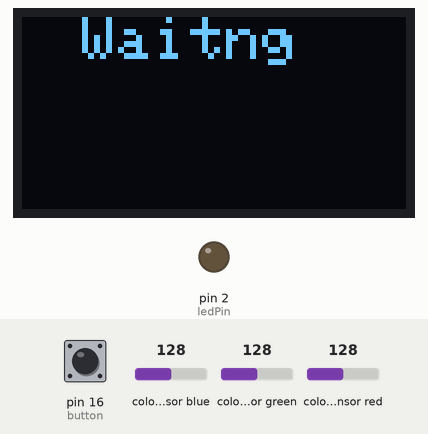
A sketch run on a simulated Arduino Uno, built with avr-gcc and run on an emulated ATmega328P. Parts: 128×64 one-colour display, output pins drawn as LEDs (lit = HIGH). The test bench sets the inputs (shaded band); at power-on: pin 16 (button) HIGH, colour sensor blue 128, colour sensor green 128, colour sensor red 128. What the sketch prints to the serial monitor is not drawn.

Above: at 1.2 s.
1.3 s: pin 16 (button) pulled LOW for 0.15 s
At 2.7 s:
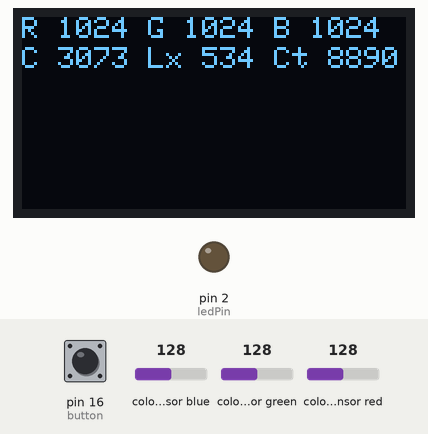
At 3.23 s:
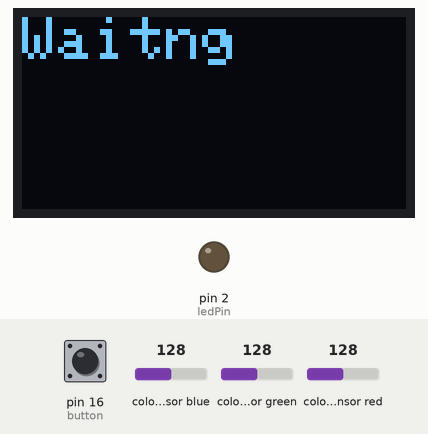
4.4 s: pin 16 (button) pulled LOW for 3.2 s
At 31.3 s:
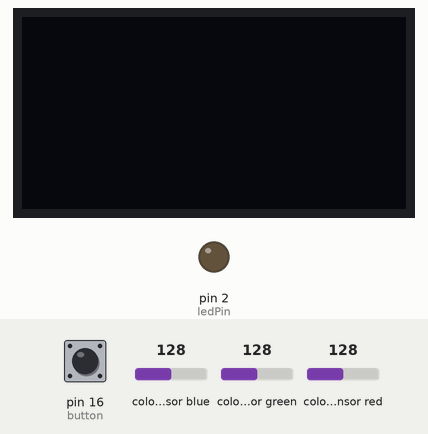
Timing chart, 0 to 31.9 s (numbered marks = the images above; inputs shaded):
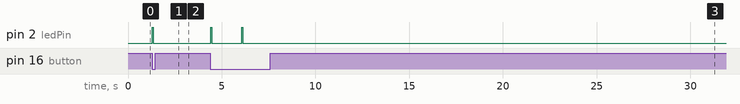

Measured:
- after the input at 1.3 s, pin 2 (ledPin): LOW → HIGH at once, → LOW 0.05 s later
- after the input at 4.4 s, pin 2 (ledPin): alternates HIGH for 0.05 s and LOW for 1.6 s, 4 changes in all, then stays LOW, starting at once
- what the display in image 1 shows lasts 1.6 s, from 1.5 s to 3.1 s

The sketch:

Windows_oled2.ino
```cpp
// ten kod dziala z wemosem OLED i TCs34725
// led podlaczamy pod D4 - bo to jest pin 2 dla proca w wemos !!
// i2c d1/d2 w wemos
// D0 w wemos to ptzycisk pomiaru - jak masa to mierzy
#include <Adafruit_GFX.h>
#include <Adafruit_SSD1306.h>
#include <Adafruit_TCS34725.h>
#define OLED_RESET 0  // GPIO0
const int ledPin = 2;
int button = 16; // push button is connected
int temp = 0;    // temporary variable for reading the button pin statu
int wygas= 0;   //zmienna wygaszacza
word czas=0;    // zmienna wylaczajaca wygaszacz
Adafruit_SSD1306 OLED(OLED_RESET);
Adafruit_TCS34725 tcs = Adafruit_TCS34725(TCS34725_INTEGRATIONTIME_700MS, TCS34725_GAIN_1X);


void setup()   {
  Serial.begin(115200);
  if (tcs.begin()) {
    Serial.println("OK sensorr");
  } else {
    Serial.println("No sensor found ... check device");
  while (1);
  }

  OLED.begin();
  OLED.clearDisplay();

  //Add stuff into the 'display buffer'
  OLED.setTextWrap(false);
  OLED.setTextSize(1);
  OLED.setTextColor(WHITE);

}

void loop() {
uint16_t r, g, b, c, colorTemp, lux;
temp = digitalRead(button);   // kiepskie ale sprawdzenie czy przycisk wycisnieto - uwaga brak redukcji dgran styku !
if (temp == 0) {
    wygas=0;
    czas=0;
    OLED.setTextWrap(false);
    OLED.setTextSize(1);
    OLED.setTextColor(WHITE);
    OLED.stopscroll();
    analogWrite(ledPin, 270);
    delay(3);
    tcs.getRawData(&r, &g, &b, &c);
    colorTemp = tcs.calculateColorTemperature(r, g, b);
    lux = tcs.calculateLux(r, g, b);
    analogWrite(ledPin, 0);
    // wyslij na rs informacje
    // @@@@@@@@@@@@@@@@@@@@@@@@@@@@@@@@@@@@@@@@@@@@@@@@@@@@@@
    Serial.print("ColorTemp; "); Serial.print(colorTemp, DEC); Serial.print(";K;");
    Serial.print(";Lux; "); Serial.print(lux, DEC); Serial.print(";-;");
    Serial.print(";R; "); Serial.print(r, DEC); Serial.print(" ");
    Serial.print(";G; "); Serial.print(g, DEC); Serial.print(" ");
    Serial.print(";B; "); Serial.print(b, DEC); Serial.print(" ");
    Serial.print(";C; "); Serial.print(c, DEC); Serial.print(" ");
    Serial.println(";");
    OLED.clearDisplay();
    delay(85);
    OLED.setCursor(0,0);
    // ############################################33
    // wyslij do oleda informacje
  //OLED.println(" OLED");
    OLED.print("R ");
    OLED.print(r, DEC);
    OLED.print(" G ");
    OLED.print(g, DEC);
    OLED.print(" B ");
    OLED.print(b, DEC);
    OLED.setCursor(0,10);
    OLED.print("C ");
    OLED.print(c, DEC);
    OLED.print(" Lx ");
    OLED.print(lux, DEC);
    OLED.print(" Ct ");
    OLED.print(colorTemp, DEC);
    OLED.display(); //output 'display buffer' to screen
    delay(1500);
}

// jezeli nie aktywny to wyswietla waiting
//
if (temp == 1) {
   if (wygas==0 && temp ==1 ) {
      OLED.setTextWrap(false);
      OLED.setTextSize(2);
      OLED.setTextColor(WHITE);
      OLED.clearDisplay();
      delay(85);
      OLED.setCursor(0,0);
      OLED.println("Waitng");
      OLED.display(); //output 'display buffer' to screen
      OLED.startscrolldiagright(0x00, 0x0F);//startscrollleft(0x00, 0x0F);
      wygas=1;
      //Serial.println(wygas,DEC);
   }
   czas=czas+1;
   delay(10);
   // ponizszy if wylacza ekran calkowicie po okolo 6 sekundach
   //
   if (wygas==1 && czas>2255) {
    OLED.clearDisplay();
    OLED.display();
   }
}

}
```
